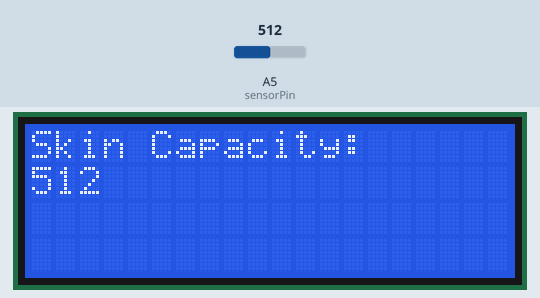
Simulated run of this sketch. Board: Arduino Uno, built with avr-gcc and run on an emulated ATmega328P. Parts: 20×4 character LCD. The inputs (shaded band) are chosen by the test bench; at power-on: A5 (sensorPin) = 512. What the sketch prints to the serial monitor is not drawn.

Above: at 3.2 s.
3.3 s: A5 (sensorPin) set to 521
At 4.3 s:
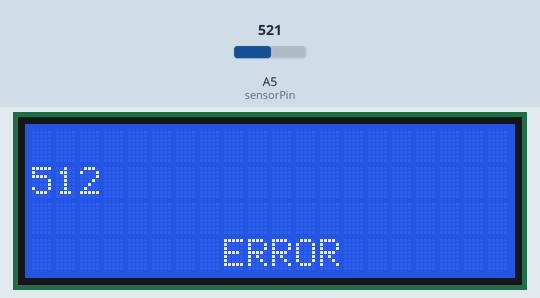
4.8 s: A5 (sensorPin) set to 511
At 5.5 s:
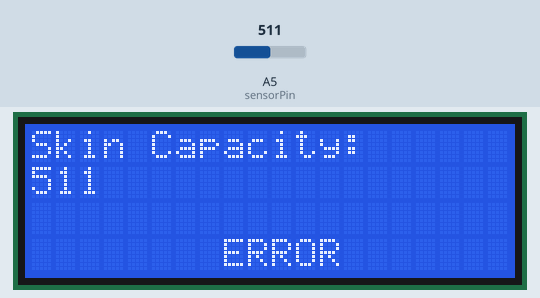
6.3 s: A5 (sensorPin) set to 306
At 6.7 s:
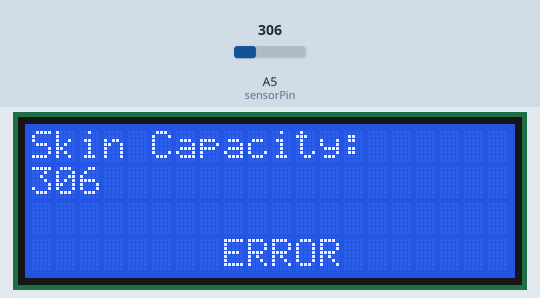
Timing chart, 0 to 9.3 s (numbered marks = the images above; inputs shaded):
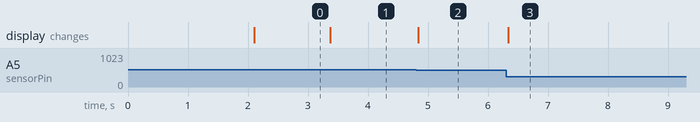

Measured:
- the behaviour switches between 512 and 513 on A5 (sensorPin) (found by bisection; images 0 and 1)
- after the input at 3.3 s, the display: changes after 0.07 s (image 1)
- after the input at 4.8 s, the display: changes at once (image 2)
- after the input at 6.3 s, the display: changes at once (image 3)

The sketch:

sketch_jun18a.ino
```cpp
// (licence header left out)
// Bibliotheek voor communicatie met I2C / TWI apparaten
#include <Wire.h>
#include <LiquidCrystal_I2C.h>
LiquidCrystal_I2C lcd(0x27, 20, 4);
#define sensorPin A5

long calibratedSkinCapacity = 0; // variable to store calibrated skin capacity without stress
long currentSkinCapacity = 0;
char array1[] = "Test1";  // CHANGE THIS AS PER YOUR NEED
char array2[] = "Test2";     // CHANGE THIS AS PER YOUR NEED
char array3[] = "Test3";   // CHANGE THIS AS PER YOUR NEED
char array4[] = "Test4";     // CHANGE THIS AS PER YOUR NEED

// get a average reading from sensordata over x amount op measurments
int GetAverageSensorValue(int measurmentCount)
{
  int sensorValue = 0;  // int to save sensorvalue
  long sumSensorValue = 0; // reset sum everytime function gets called

  for(int i=0;i<measurmentCount;i++) // peforme measurment a copple of time to get average
  {
    sensorValue = analogRead(sensorPin);  //Read the sensor value
    sumSensorValue += sensorValue; //sum all measured sensorValues
  }
  long averageSensorValue = sumSensorValue / measurmentCount; // Dived the sum of sensorValues by measurements to get average
  return averageSensorValue;
}


void CalibrateSkinCapacity()
{
  delay(1000);
  Serial.println("Calibrating skin capacity...");
  calibratedSkinCapacity = GetAverageSensorValue(100); //Perform a skin capacity calibration by getting average skin capacity over 100 measurments
  Serial.print("Skin capacity calibrated at: ");
  Serial.println(calibratedSkinCapacity);
  delay(500);
}


void setup()
{
  lcd.init();                  // initialiseer het LCD scherm
  lcd.backlight();             // zet de backlight aan
  Serial.begin(9600);
  delay(500);
  CalibrateSkinCapacity();
}


void loop()
{
  currentSkinCapacity = GetAverageSensorValue(50);  // get de a average of the current sensorvalue
  int difference = calibratedSkinCapacity - currentSkinCapacity;  // calculate the difference between clabratedValue and current to detect transpiration
  int diffPerc = map(difference,0,calibratedSkinCapacity,0,100); // Transfere diff into percantage
  //lcd.clear();
  // when sensor doesnt make good contact with skin give ERROR otherwise continue
  if(difference < 0)
  {
    screenError(); //print Error op lcd.
  }
  else
  {
    //Serial.print("Skin Capacity= ");
    //Serial.println(currentSkinCapacity);  //print sensor value
    //Serial.print(",");
    //Serial.print("Diff= ");
    //Serial.print(difference); // print differnece between calc en current value
    //Serial.print(",");
    //Serial.print("diffPerc= ");
    //Serial.print(diffPerc);
    //Serial.println("%");
    screenCapa();
  }
}

void screenCapa()
{
  lcd.setCursor(0,0);
  lcd.print("Skin Capacity:      ");                // BY DEFAULT CURSOR IS SET AT 0,0 ie, 0th ROW AND 0th COLUMN
  lcd.setCursor(0,1);
  lcd.print(currentSkinCapacity);
}


void screenGSR()
{
  lcd.setCursor(3, 1);         // zet de cursor op positie 1, regel 2
  lcd.write(1);                // teken symbool uit geheugen positie 1
  lcd.setCursor(9, 1);         // zet de cursor op positie 1, regel 2
  lcd.write(1);                // teken symbool uit geheugen positie 2
  lcd.setCursor(15, 1);         // zet de cursor op positie 1, regel 2
  lcd.write(1);                // teken symbool uit geheugen positie 3
  lcd.setCursor(1, 3);         // zet de cursor op positie 2, regel 3
}

void screenError()
{
  lcd.setCursor(0,4);
  lcd.print("        ERROR                               ");
}

void screen4()
{
  lcd.setCursor(6,1);
  lcd.print("Scherm 4");
}

void screen5()
{
  lcd.setCursor(6,2);
  lcd.print("Scherm 5");
}

void screen6()
{
  lcd.setCursor(6,3);
  lcd.print("Scherm 6");
}

void screen7()
{
  lcd.setCursor(0,0);
  lcd.print("");
}
```
